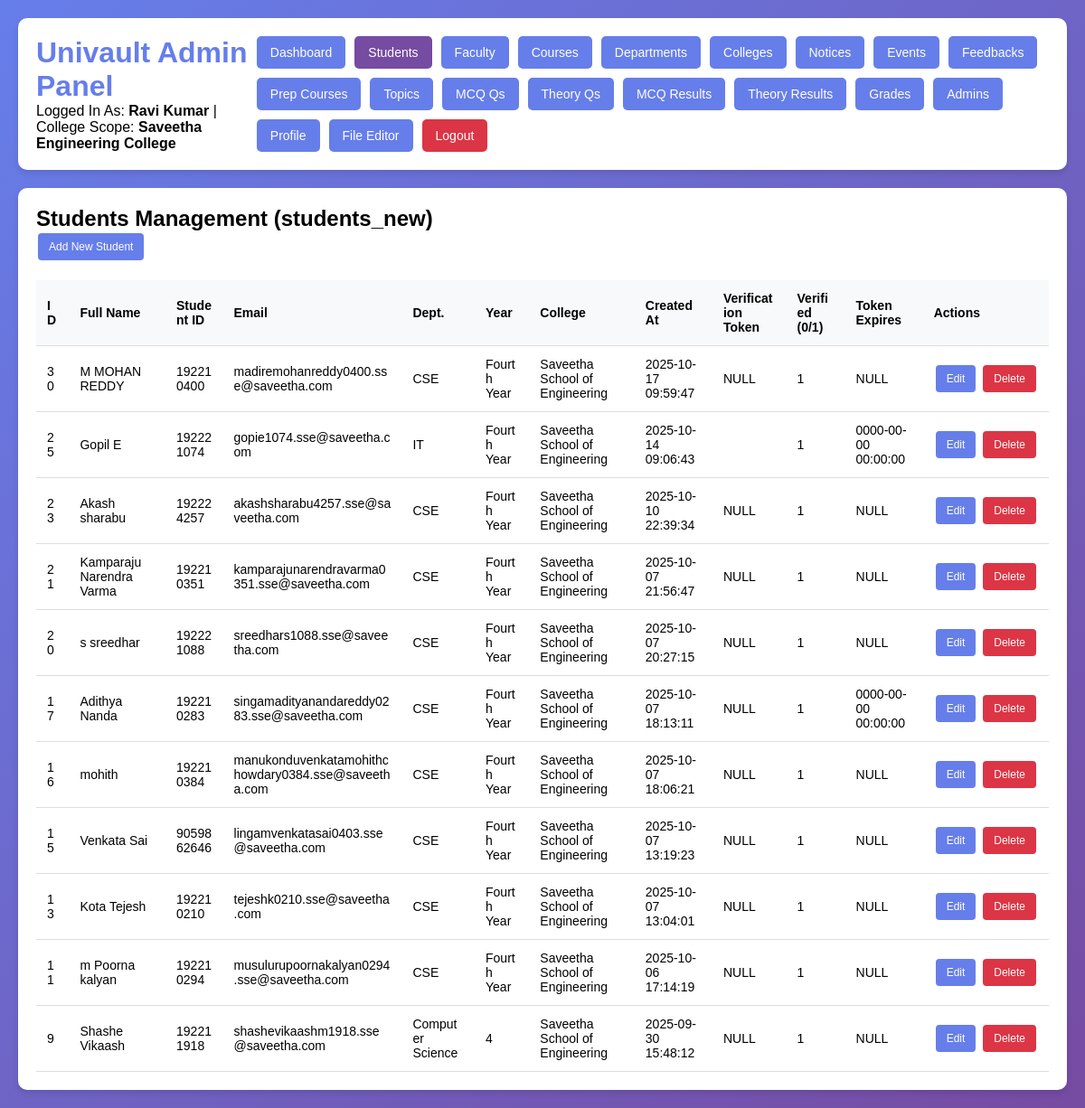
The page /admin_panel.php?page=students (signed in) on the database its author committed.
### tables this page shows
CREATE TABLE `students_new` (
  `id` int(11) NOT NULL AUTO_INCREMENT,
  `full_name` varchar(255) NOT NULL,
  `student_number` varchar(50) NOT NULL,
  `email` varchar(255) NOT NULL,
  `password` varchar(255) NOT NULL,
  `department` varchar(100) NOT NULL,
  `year_of_study` varchar(50) NOT NULL,
  `college` varchar(255) NOT NULL,
  `created_at` timestamp NOT NULL DEFAULT current_timestamp(),
  `verification_token` varchar(255) DEFAULT NULL,
  `verified` tinyint(1) DEFAULT 0,
  `reset_token` varchar(255) DEFAULT NULL,
  `reset_token_expires` datetime DEFAULT NULL,
  PRIMARY KEY (`id`),
  UNIQUE KEY `student_number` (`student_number`),
  UNIQUE KEY `email` (`email`)
);

### admin_panel.php (the view, shortened to what this page needs)
<?php
$host = "localhost";
$user = "root";
$pass = "";
$db = "univault_db";
$pdo = null;
try {
    $pdo = new PDO("mysql:host=$host;dbname=$db;charset=utf8", $user, $pass);
    $pdo->setAttribute(PDO::ATTR_ERRMODE, PDO::ERRMODE_EXCEPTION);
} catch(PDOException $e) {
    die("<h1>Database Connection Failed</h1><p>Error: " . $e->getMessage() . "</p><p>Please verify your credentials and database status.</p>");
}
$message = '';
$message_type = '';
function isLoggedIn() {
    return isset($_SESSION['admin_logged_in']) && $_SESSION['admin_logged_in'] === true;
}
$page = $_GET['page'] ?? 'dashboard';
?>
<!DOCTYPE html>
<html lang="en">
<head>
</head>
<body>
<?php if (!isLoggedIn()): ?>
    <div class="login-form">
        <h2 style="text-align: center; margin-bottom: 30px; color: #667eea;">Univault Admin Login</h2>
        <div class="message error">
            <p><strong>Database Login Required:</strong> Use credentials from the `admins` table (e.g., ID: `admin001`, Password: `admin`)</p>
        </div>
        <?php if ($message): ?>
            <div class="message <?php echo $message_type; ?>">
                <?php echo htmlspecialchars($message); ?>
            </div>
        <?php endif; ?>
        <form method="POST">
            <div class="form-group">
                <label for="admin_id">Admin ID:</label>
                <input type="text" id="admin_id" name="admin_id" required>
            </div>
            <div class="form-group">
                <label for="password">Password:</label>
                <input type="password" id="password" name="password" required>
            </div>
            <button type="submit" name="login" class="btn" style="width: 100%; padding: 12px;">Login</button>
        </form>
    </div>
<?php else: ?>
    <div class="container">
        <div class="header">
            <div>
                <h1 style="color: #667eea;">Univault Admin Panel</h1>
                <p>Logged In As: <strong><?php echo htmlspecialchars($_SESSION['admin_name']); ?></strong> |
                    College Scope: <strong><?php echo htmlspecialchars($_SESSION['admin_college']); ?></strong></p>
            </div>
            <div class="nav">
                <a href="?page=dashboard" class="<?php echo $page === 'dashboard' ? 'active' : ''; ?>">Dashboard</a>
                <a href="?page=students" class="<?php echo $page === 'students' ? 'active' : ''; ?>">Students</a>
                <a href="?page=faculty" class="<?php echo $page === 'faculty' ? 'active' : ''; ?>">Faculty</a>
                <a href="?page=courses" class="<?php echo $page === 'courses' ? 'active' : ''; ?>">Courses</a>
                <a href="?page=departments" class="<?php echo $page === 'departments' ? 'active' : ''; ?>">Departments</a>
                <a href="?page=colleges" class="<?php echo $page === 'colleges' ? 'active' : ''; ?>">Colleges</a>
                <a href="?page=notices" class="<?php echo $page === 'notices' ? 'active' : ''; ?>">Notices</a>
                <a href="?page=events" class="<?php echo $page === 'events' ? 'active' : ''; ?>">Events</a>
                <a href="?page=feedbacks" class="<?php echo $page === 'feedbacks' ? 'active' : ''; ?>">Feedbacks</a>
                <a href="?page=prepcourses" class="<?php echo $page === 'prepcourses' ? 'active' : ''; ?>">Prep Courses</a>
                <a href="?page=topics" class="<?php echo $page === 'topics' ? 'active' : ''; ?>">Topics</a>
                <a href="?page=mcq_questions" class="<?php echo $page === 'mcq_questions' ? 'active' : ''; ?>">MCQ Qs</a>
                <a href="?page=theory_questions" class="<?php echo $page === 'theory_questions' ? 'active' : ''; ?>">Theory Qs</a>
                <a href="?page=mcq_results" class="<?php echo $page === 'mcq_results' ? 'active' : ''; ?>">MCQ Results</a>
                <a href="?page=theory_results" class="<?php echo $page === 'theory_results' ? 'active' : ''; ?>">Theory Results</a>
                <a href="?page=grades" class="<?php echo $page === 'grades' ? 'active' : ''; ?>">Grades</a>
                <a href="?page=admins" class="<?php echo $page === 'admins' ? 'active' : ''; ?>">Admins</a>
                <a href="?page=profile" class="<?php echo $page === 'profile' ? 'active' : ''; ?>">Profile</a>
                <a href="?page=file_editor" class="<?php echo $page === 'file_editor' ? 'active' : ''; ?>">File Editor</a>
                <a href="?logout=true" style="background: #dc3545;">Logout</a>
            </div>
        </div>
        <div class="content">
            <?php
            switch ($page) {
                case 'students':
                    include_students($pdo);
                    break;
            }
            ?>
        </div>
    </div>
<?php endif; ?>
</body>
</html>
    <?php
function include_students($pdo) {
    $table_name = 'students_new';
    $display_fields = [
        'id' => 'ID',
        'full_name' => 'Full Name',
        'student_number' => 'Student ID',
        'email' => 'Email',
        'department' => 'Dept.',
        'year_of_study' => 'Year',
        'college' => 'College',
        'created_at' => 'Created At',
        'verification_token' => 'Verification Token',
        'verified' => 'Verified (0/1)',
        'reset_token_expires' => 'Token Expires'
    ];
    $query = "SELECT id, full_name, student_number, email, department, year_of_study, college, created_at, verification_token, verified, reset_token_expires
              FROM $table_name ORDER BY id DESC";
    $stmt = $pdo->query($query);
    $records = $stmt->fetchAll(PDO::FETCH_ASSOC);
    ?>
    <h2>Students Management (<?php echo $table_name; ?>)</h2>
    <button onclick="openModal('addStudentModal')" class="btn">Add New Student</button>
    <div class="table-container">
        <table>
            <thead>
                <tr>
                    <?php foreach ($display_fields as $key => $label): ?>
                        <th><?php echo $label; ?></th>
                    <?php endforeach; ?>
                    <th>Actions</th>
                </tr>
            </thead>
            <tbody>
                <?php foreach ($records as $row): ?>
                <tr data-record='<?php echo json_encode($row); ?>'>
                    <?php foreach ($display_fields as $key => $label): ?>
                        <td><?php echo htmlspecialchars($row[$key] ?? 'NULL'); ?></td>
                    <?php endforeach; ?>
                    <td class="action-buttons">
                        <button onclick="populateEditForm(<?php echo htmlspecialchars(json_encode($row)); ?>, 'editStudentForm')" class="btn">Edit</button>
                        <form method="POST" style="display: inline;" onsubmit="return confirmDelete(this);">
                            <button type="submit" class="btn btn-danger">Delete</button>
                        </form>
                    </td>
                </tr>
                <?php endforeach; ?>
            </tbody>
        </table>
    </div>
    <?php
}
    ?>

### admin_panel.php (style rules this page uses)
* { margin: 0; padding: 0; box-sizing: border-box; }
body { font-family: Arial, sans-serif; background: linear-gradient(135deg, #667eea 0%, #764ba2 100%); min-height: 100vh; }
.container { max-width: 1400px; margin: 0 auto; padding: 20px; }
.header { background: white; padding: 20px; border-radius: 10px; margin-bottom: 20px; box-shadow: 0 4px 6px rgba(0,0,0,0.1); display: flex; justify-content: space-between; align-items: center; }
.nav { display: flex; gap: 10px; flex-wrap: wrap; }
.nav a { padding: 10px 15px; background: #667eea; color: white; text-decoration: none; border-radius: 5px; font-size: 14px; }
.nav a:hover, .nav a.active { background: #764ba2; }
.content { background: white; padding: 20px; border-radius: 10px; box-shadow: 0 4px 6px rgba(0,0,0,0.1); }
table { width: 100%; border-collapse: collapse; margin-top: 20px; }
th, td { padding: 12px; text-align: left; border-bottom: 1px solid #ddd; font-size: 14px; word-break: break-word; }
th { background-color: #f8f9fa; font-weight: 600; }
.btn { padding: 8px 12px; background: #667eea; color: white; text-decoration: none; border-radius: 4px; border: none; cursor: pointer; font-size: 12px; margin: 2px; display: inline-block; }
.btn.btn-danger { background: #dc3545; }
.table-container { overflow-x: auto; }
.action-buttons { white-space: nowrap; }

### rows shown on the page
students_new: id "30", full_name "M MOHAN REDDY", student_number "192210400", email "madiremohanreddy0400.sse@saveetha.com", department "CSE", year_of_study "Fourth Year", college "Saveetha School of Engineering", created_at "2025-10-17 09:59:47", verification_token "NULL", verified "1", reset_token_expires "NULL"
students_new: id "25", full_name "Gopil E", student_number "192221074", email "gopie1074.sse@saveetha.com", department "IT", year_of_study "Fourth Year", college "Saveetha School of Engineering", created_at "2025-10-14 09:06:43", verified "1", reset_token_expires "0000-00-00 00:00:00"
students_new: id "23", full_name "Akash sharabu", student_number "192224257", email "akashsharabu4257.sse@saveetha.com", department "CSE", year_of_study "Fourth Year", college "Saveetha School of Engineering", created_at "2025-10-10 22:39:34", verification_token "NULL", verified "1", reset_token_expires "NULL"
students_new: id "21", full_name "Kamparaju Narendra Varma", student_number "192210351", email "kamparajunarendravarma0351.sse@saveetha.com", department "CSE", year_of_study "Fourth Year", college "Saveetha School of Engineering", created_at "2025-10-07 21:56:47", verification_token "NULL", verified "1", reset_token_expires "NULL"
students_new: id "20", full_name "s sreedhar", student_number "192221088", email "sreedhars1088.sse@saveetha.com", department "CSE", year_of_study "Fourth Year", college "Saveetha School of Engineering", created_at "2025-10-07 20:27:15", verification_token "NULL", verified "1", reset_token_expires "NULL"
students_new: id "17", full_name "Adithya Nanda", student_number "192210283", email "singamadityanandareddy0283.sse@saveetha.com", department "CSE", year_of_study "Fourth Year", college "Saveetha School of Engineering", created_at "2025-10-07 18:13:11", verification_token "NULL", verified "1", reset_token_expires "0000-00-00 00:00:00"
students_new: id "16", full_name "mohith", student_number "192210384", email "manukonduvenkatamohithchowdary0384.sse@saveetha.com", department "CSE", year_of_study "Fourth Year", college "Saveetha School of Engineering", created_at "2025-10-07 18:06:21", verification_token "NULL", verified "1", reset_token_expires "NULL"
students_new: id "15", full_name "Venkata Sai", student_number "9059862646", email "lingamvenkatasai0403.sse@saveetha.com", department "CSE", year_of_study "Fourth Year", college "Saveetha School of Engineering", created_at "2025-10-07 13:19:23", verification_token "NULL", verified "1", reset_token_expires "NULL"
students_new: id "13", full_name "Kota Tejesh", student_number "192210210", email "tejeshk0210.sse@saveetha.com", department "CSE", year_of_study "Fourth Year", college "Saveetha School of Engineering", created_at "2025-10-07 13:04:01", verification_token "NULL", verified "1", reset_token_expires "NULL"
students_new: id "11", full_name "m Poorna kalyan", student_number "192210294", email "musulurupoornakalyan0294.sse@saveetha.com", department "CSE", year_of_study "Fourth Year", college "Saveetha School of Engineering", created_at "2025-10-06 17:14:19", verification_token "NULL", verified "1", reset_token_expires "NULL"
students_new: id "9", full_name "Shashe Vikaash", student_number "192211918", email "shashevikaashm1918.sse@saveetha.com", department "Computer Science", year_of_study "4", college "Saveetha School of Engineering", created_at "2025-09-30 15:48:12", verification_token "NULL", verified "1", reset_token_expires "NULL"

### other values the page prints
$_SESSION['admin_name'] "Ravi Kumar"
$_SESSION['admin_college'] "Saveetha Engineering College"
$table_name "students_new"
$label "ID"
$label "Full Name"
$label "Student ID"
$label "Email"
$label "Dept."
$label "Year"
$label "College"
$label "Created At"
$label "Verification Token"
$label "Verified (0/1)"
$label "Token Expires"
